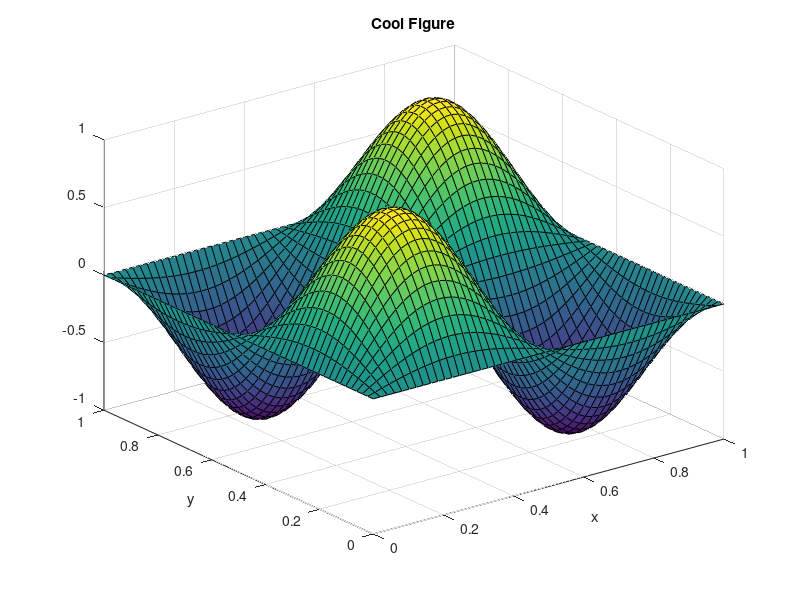

The MATLAB source for this figure: (Note: this script raises an error after producing the figure.)
clear; close all;

x=linspace(0,1,50);
[X,Y] = meshgrid(x,x);

% make a new figure for movie 
fig = figure();
Z = sin(2*pi*(X)).*sin(2*pi*(Y));
surf(X,Y,Z);
xlabel('x')
ylabel('y')
title('Cool Figure')

SaveAsPngEpsAndFig(-1,'DemoFigure', 7, 7/5, 9)
